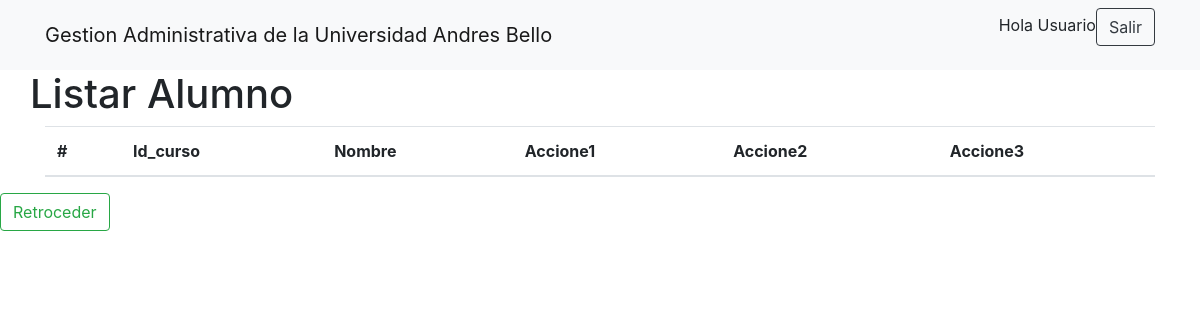
The page /Universidad/listarcurso (signed in) on the database as committed earlier.
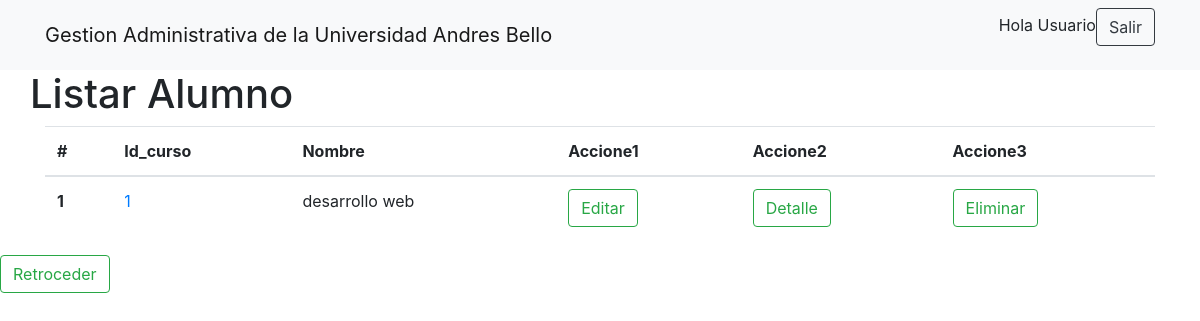
The same page on the database as committed later.
### Universidad/models.py (models this page shows)
class Curso(models.Model):
	id_curso = models.PositiveIntegerField()
	nombre = models.CharField(max_length=20)
	fecha_inicio = models.DateField()
	fecha_termino = models.DateField()
	cupos = models.PositiveIntegerField()

### Universidad/views.py (the view)
# urls.py: path('listarcurso', views.listarcurso, name='listar_curso'),
@login_required(login_url='/login_auth/login')
def listarcurso(request):
    data = {}
    object_list = Curso.objects.all().order_by('id')
    paginator = Paginator(object_list, 5)
    page = request.GET.get('page')
    try:
        data['object_list'] = paginator.page(page)
    except PageNotAnInteger:
        data['object_list'] = paginator.page(1)
    except EmptyPage:
        data['object_list'] = paginator.page(paginator.num_pages)
    template_name = 'curso/listar_curso.html'
    return render(request, template_name, data)

### Universidad/templates/curso/listar_curso.html (shortened to what this page needs)
{% extends 'base/base.html' %}
{% block content %}
    <div class="container">
        <div class="row">
            <h1>Listar Alumno</h1>
            <div class="col-md-12">
                <table class="table">
                  <thead>
                    <tr>
                      <th scope="col">#</th>
                      <th scope="col">Id_curso</th>
                      <th scope="col">Nombre</th>
                      <th scope="col">Accione1</th>
                      <th scope="col">Accione2</th>
                      <th scope="col">Accione3</th>
                    </tr>
                  </thead>
                  <tbody>
                    {% for curso in object_list %}
                    <tr>
                      <th scope="row">{{curso.id}}</th>
                      <td><a href="#">{{curso.id_curso}}</a></td>
                      <td>{{curso.nombre}}</td>
                      <td>
                        <a href="{% url 'editar_curso' curso.pk %}" class="btn btn-outline-success my-2 my-sm-0">Editar</a>
                      </td>
                      <td>
                        <a href="{% url 'detallar_curso' curso.pk %}" class="btn btn-outline-success my-2 my-sm-0" >Detalle</a>
                      </td>
                      <td>
                        <a href="{% url 'eliminar_curso' curso.pk %}" class="btn btn-outline-success my-2 my-sm-0" >Eliminar</a>
                      </td>
                    {% endfor %}
                  </tbody>
                </table>
            </div>
        </div>
    </div>
    <form class="form-inline my-2 my-lg-0">
            <td>
                 <a href="{% url 'pagina_principal' %}" class="btn btn-outline-success my-2 my-sm-0" >Retroceder</a>
            </td>
        </form>
{% endblock %}

### Universidad/templates/base/base.html (shortened to what this page needs)
{% load bootstrap4 %}
{% load staticfiles %}
<!doctype html>
<html lang="en">
  <head>
    <link rel="stylesheet" href="https://stackpath.bootstrapcdn.com/bootstrap/4.1.1/css/bootstrap.min.css">
    <link rel="stylesheet" type="text/css" href="{% static 'css/style.css'%}">
  </head>
  <body>
        <nav class="navbar navbar-expand-lg navbar-light bg-light">
      <div class="container">
      <a class="navbar-brand" href="#">Gestion Administrativa de la Universidad Andres Bello</a>
      <div class="collapse navbar-collapse" id="navbarSupportedContent">
        <form class="form-inline my-2 my-lg-0">
         <p>Hola Usuario<a href="{% url 'auth_logout' %}" class="btn btn-outline-dark">Salir</a></p>
        </form>
      </div>
      </div>
    </nav>
    {% block content %}
    {% endblock %}
  </body>
</html>

### Universidad/static/css/style.css (style rules this page uses)
body { overflow-x: hidden; }

Rows that differ between the two databases and show on the page:
added Curso: id "1", id_curso "1", nombre "desarrollo web"
